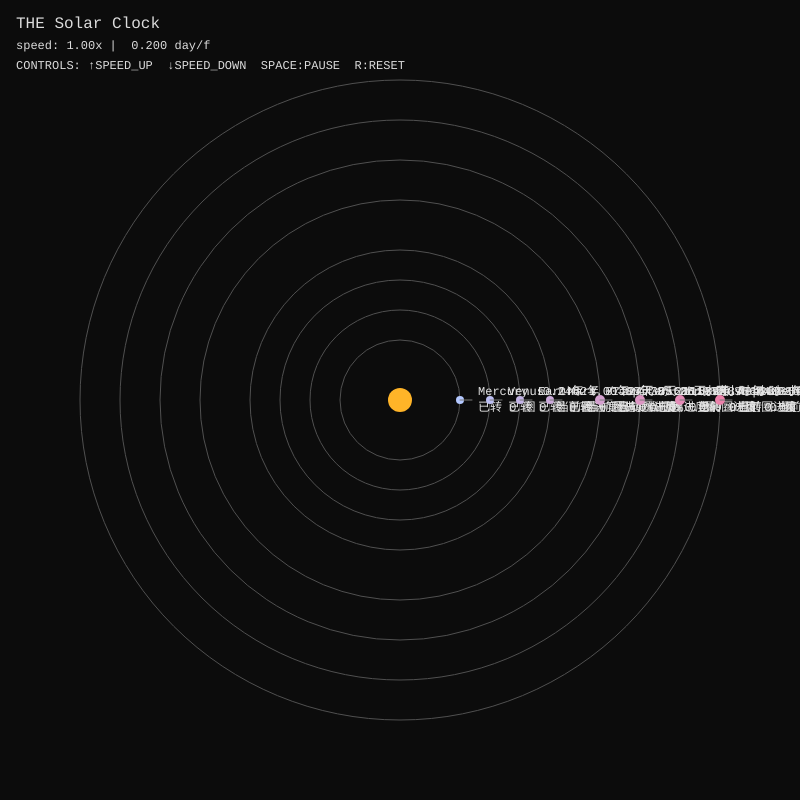
Frame 1 (no input)
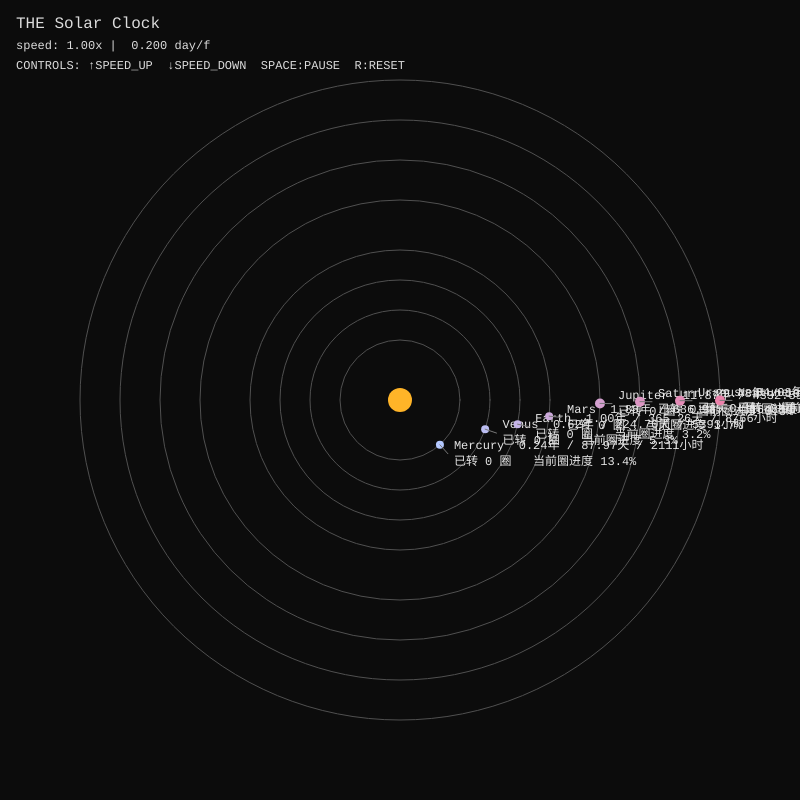
Frame 60 (no input)
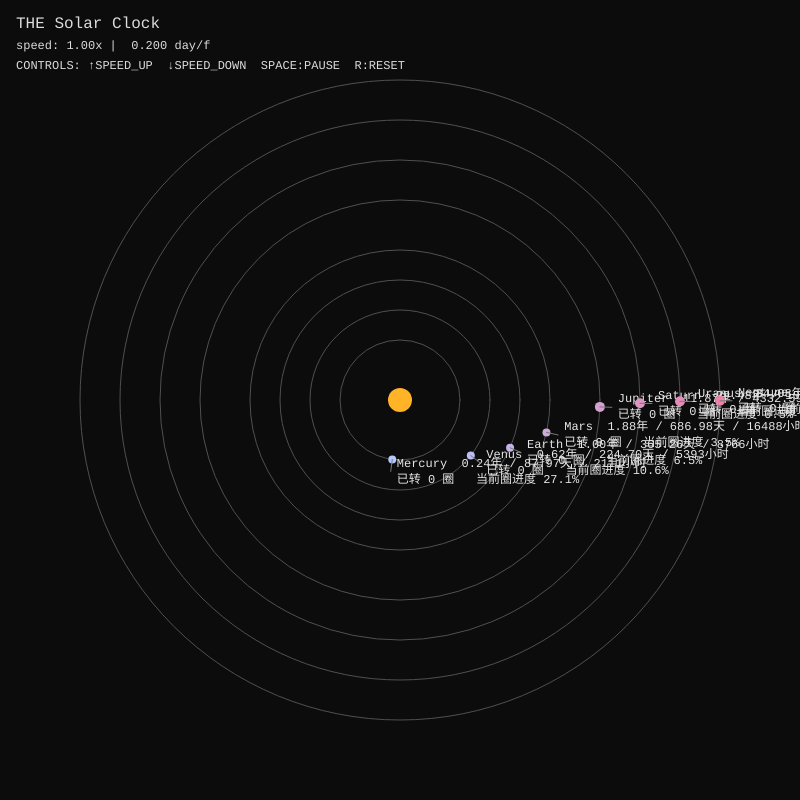
Frame 120 (the mouse pressed at the canvas centre since frame 60)

The p5.js sketch that drew these frames (run headless with seeded random() and noise() and a simulated clock; from frame 60 on, the mouse is pressed at the canvas centre):

// p5.js sketch
// ── sketch.js
// I want to creat a solar clock, representing the speed and time cost
// for all planets whithin the solar system. 
// There are 2 key funtions that I implemented, one is how each planet moves
// according to hours,day,and years, another is the speed up and down function.
// Earth days are used as a standard unit

let cx, cy;                 // the center of canvas
let simDays = 0;            // time simulation, unit = days
let baseDaysPerFrame = 0.2; // time that past per each frame, unit = days
let speedMult = 1;          // speed multiplier
let paused = false;         // indicate paused or not
let showOrbits = true;      // show the orbit graph or not

// Even though we have not learned yet, but in order to control each planet
// individually, I have to use an array to store their data seperately. 
// The youtube tutorial for array I watched 
// by The Coding Train: https://www.youtube.com/watch?v=VIQoUghHSxU

// In below are arrays of solar names, their size on canvas, and their revolve periods. 
// Revolve periods in days are given by chatGPT, reference to
// NASA Planetary Fact Sheet: https://science.nasa.gov/solar-system/planets/.
let names   = ["Mercury","Venus","Earth","Mars","Jupiter","Saturn","Uranus","Neptune"];
let radii   = [   60,       90,     120,     150,      200,       240,      280,       320 ];
let periodD = [ 87.969,  224.701, 365.256, 686.980, 4332.589, 10759.22, 30688.5,   60182 ];

function setup(){
  createCanvas(800, 800);
  // calculating center of x and y axis
  cx = width / 2;
  cy = height / 2;
  // set up the fonts
  textFont("monospace");
  textSize(12);
}

function draw(){
  background(12);

  // —— 1. 把坐标原点移到画布中心，让(0,0)是太阳位置 ——
  translate(cx, cy);

  // —— 2. 绘制太阳 ——
  noStroke();
  fill(255, 180, 40);
  ellipse(0, 0, 24, 24);

  // —— 3. 可选：绘制所有轨道圈 ——
  if (showOrbits){
    noFill();
    stroke(80);
    for (let i = 0; i < radii.length; i++){
      ellipse(0, 0, radii[i]*2, radii[i]*2);
    }
  }

  // —— 4. 绘制所有行星 ——
  for (let i = 0; i < names.length; i++){
    let P = periodD[i];              // 公转周期（天）
    let R = radii[i];                // 轨道半径
    let laps = simDays / P;          // 已经转了多少圈
    let progress = laps % 1;         // 当前圈进度 0~1
    let ang = TWO_PI * progress;     // 当前角度

    let x = R * cos(ang);
    let y = R * sin(ang);

    // 行星点
    noStroke();
    let size = (i >= 4) ? 10 : 8;
    fill(180 + i*8, 200 - i*10, 255 - i*12);
    ellipse(x, y, size, size);

    // 标签
    let years = P / 365.0;
    let days  = P;
    let hours = P * 24.0;
    let whole = int(laps);
    let pct   = nf(progress * 100, 1, 1) + "%";

    // 标签位置（行星外侧一点）
    let tx = x + 12 * cos(ang);
    let ty = y + 12 * sin(ang);

    fill(230);
    noStroke();
    textAlign(LEFT, CENTER);
    let info1 = names[i] + "  " 
              + nf(years,1,2) + "年 / " 
              + nf(days,1,2)  + "天 / " 
              + nf(hours,1,0) + "小时";
    let info2 = "已转 " + whole + " 圈   当前圈进度 " + pct;

    // 标签两行文字
    text(info1, tx + 6, ty - 8);
    text(info2, tx + 6, ty + 8);

    // 连线
    stroke(120);
    line(x, y, tx, ty);
  }

  // —— 5. 画顶部状态栏（要回到左上角坐标系） ——
  // 因为我们现在的原点在中心，要回到左上角就反向平移
  push(); // 保存当前中心坐标系
  translate(-cx, -cy); // 相当于回到左上角坐标
  fill(220);
  noStroke();
  textSize(16);
  text("THE Solar Clock", 16, 24);

  textSize(12);
  let stepInfo = paused ? "pause" : (baseDaysPerFrame * speedMult).toFixed(3) + " day/f";
  text("speed: " + nf(speedMult,1,2) + "x |  " + stepInfo, 16, 46);
  text("CONTROLS: ↑SPEED_UP  ↓SPEED_DOWN  SPACE:PAUSE  R:RESET", 16, 66);
  pop(); // 恢复回中心坐标
  

  // —— 6. 时间推进（如果没暂停） ——
  if (!paused){
    simDays += baseDaysPerFrame * speedMult;
  }
}

// —— 7. 键盘控制 ——
// ↑ 加速、↓ 减速、空格 暂停/继续、R 重置
function keyPressed(){
  if (keyCode === UP_ARROW){
    if (speedMult < 1024) speedMult *= 2;
  } 
  else if (keyCode === DOWN_ARROW){
    if (speedMult > 0.125) speedMult /= 2;
  } 
  else if (key === ' '){
    paused = !paused;
  } 
  else if (key === 'R' || key === 'r'){
    simDays = 0;
    speedMult = 1;
    paused = false;
  }
}
